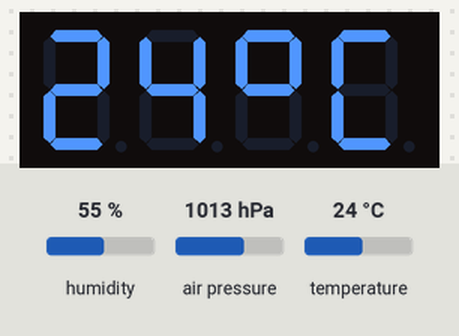
Simulated run of this program. Board: Raspberry Pi (BCM pin numbers). On the bench: 4-digit seven-segment display. The inputs (shaded band) are chosen by the test bench; at power-on: temperature 24 °C, humidity 55 %, air pressure 1013 hPa. Library files of the repository ran but are not shown: bme280.py.

Above: at 1.2 s.
1.3 s: temperature set to 12 °C
At 2.0 s:
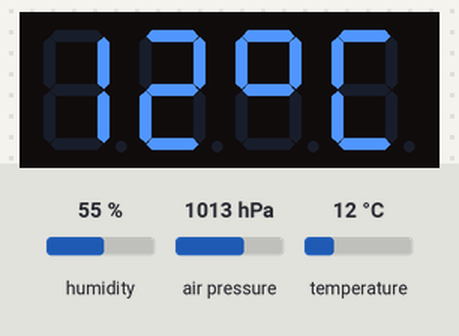
2.8 s: temperature set to 19 °C
At 4.0 s:
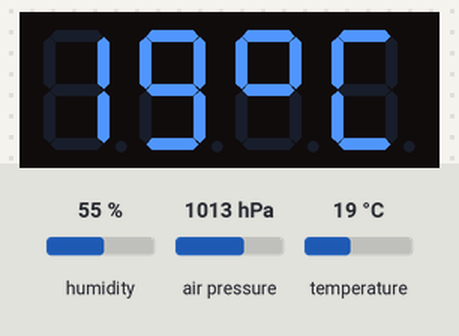
4.3 s: temperature set to 28 °C
At 4.9 s:
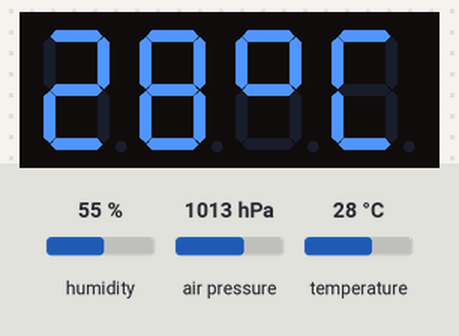
Timing chart, 0 to 7.3 s (numbered marks = the images above; inputs shaded):
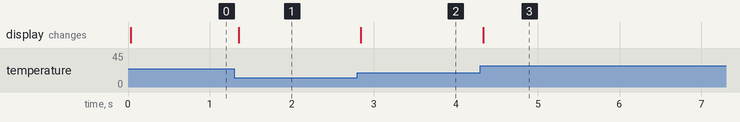

The program:

BME280-7-Segment-Display.py
```python
#!/usr/bin/env python

import math # Used to convert float to integer
import bme280 # Library for the BME280 sensor
import tm1637 # Library for the 7 segment display

# These vars define the GPIO pins used for the display
CLK = 21
DIO = 20

tm = tm1637.TM1637(clk=CLK, dio=DIO)

def main():

    while True:

        # Setup the Sensor to collect data
        bme = bme280.Bme280()
        bme.set_mode(bme280.MODE_FORCED)

        # Get data from the sensor t = temperature, p = pressure and h = humidity
        t, p, h = bme.get_data()

        # Convert temperature float value to integer to make it compatible with the display
        temp = math.trunc(t)

        # Show the Temperature with °c on the display
        tm.temperature(temp)

# Start the code execution
if __name__ == '__main__':
    main()
```

Measured:
- after the input at 1.3 s, the display: changes after 0.05 s (image 1)
- after the input at 2.8 s, the display: changes at once (image 2)
- after the input at 4.3 s, the display: changes at once (image 3)
